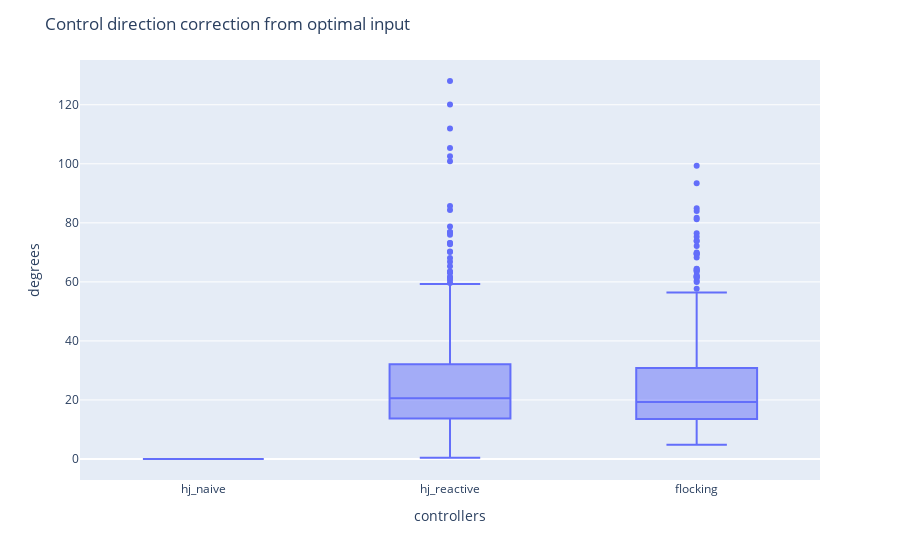

The notebook cell this image was saved under:
### Markdown cell above
+ Mean maximum correction from optimal control degrees

### Code cell
opt_ctrl_correction_dict = {"hj_naive": metrics_hj_naive["Mean maximum correction from optimal control degrees"],
                      "hj_reactive": metrics_hj_reactive["Mean maximum correction from optimal control degrees"],
                      "flocking": metrics_hj_flocking["Mean maximum correction from optimal control degrees"]}
opt_ctrl_correction_df = pd.DataFrame(opt_ctrl_correction_dict)
fig_opt_ctrl_correction = px.box(opt_ctrl_correction_df )
# Add custom x and y labels
fig_opt_ctrl_correction.update_layout(
    xaxis_title="controllers",
    yaxis_title="degrees",
    title = {'text': "Control direction correction from optimal input"}
)
fig_opt_ctrl_correction.show()

### Figure 1 — Plotly figure (JSON) as saved in the notebook; plotly's stock layout.template omitted (floating-point values rounded to 4 significant figures; data arrays with more than 128 entries replaced by an {"elided": "..."} marker saying what was removed)
{"data": [{"alignmentgroup": "True", "hovertemplate": "variable=%{x}<br>value=%{y}<extra></extra>", "legendgroup": "", "marker": {"color": "#636efa"}, "name": "", "notched": false, "offsetgroup": "", "orientation": "v", "showlegend": false, "type": "box", "x": {"elided": "1644 str values"}, "x0": " ", "xaxis": "x", "y": {"elided": "1644 float values"}, "y0": " ", "yaxis": "y"}], "layout": {"boxmode": "group", "legend": {"tracegroupgap": 0}, "margin": {"t": 60}, "title": {"text": "Control direction correction from optimal input"}, "xaxis": {"anchor": "y", "domain": [0, 1], "title": {"text": "controllers"}}, "yaxis": {"anchor": "x", "domain": [0, 1], "title": {"text": "degrees"}}}}
